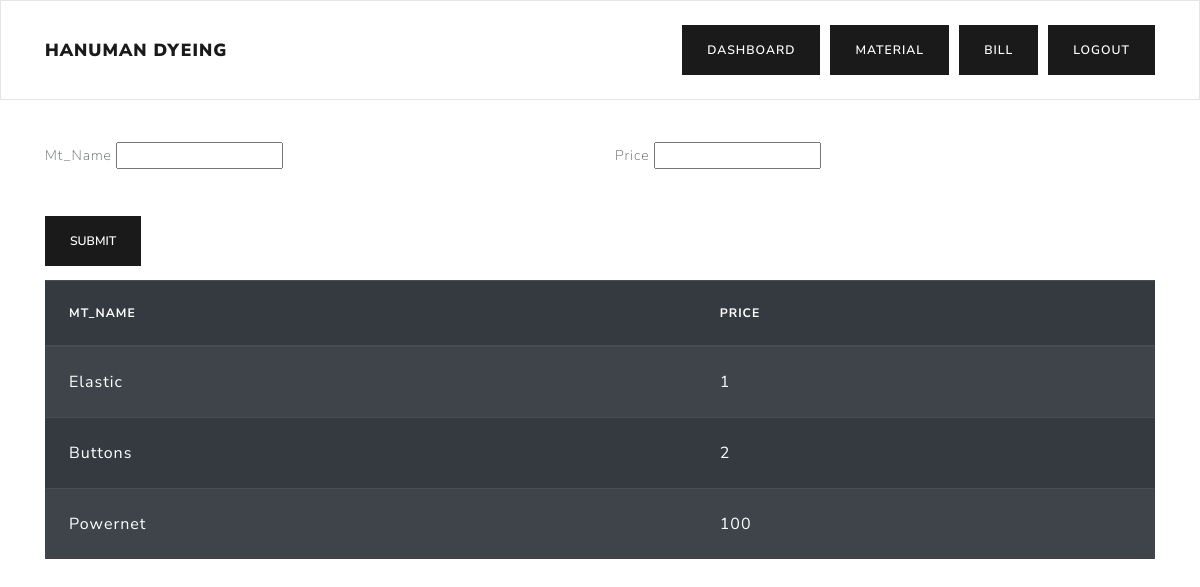
/material/ (signed in), run on the app's committed database.
### billing/models.py (models this page shows, shortened)
class mt_type(models.Model):
    m_type=models.CharField(max_length=1000, null=True, blank=True)
    mt_price=models.IntegerField(null=True, blank=True)

### billing/views.py (the view, shortened to what this page needs)
# urls.py: path('material/',material),
def material(request):
	all_material=mt_type.objects.all()
	return render(request,"material.html",{"all_material":all_material})

### billing/templates/material.html (shortened to what this page needs)
{% extends 'home.html' %} {% block dashboard %}
<div class="container">
    <br><br>
    <form action="/create_list/" method="POST">
        <div class="row">
        	<div class="col-md-6">
                <label>Mt_Name</label>
                 <input type="text" name="m_name">
            </div>
            <div class="col-md-6">
                <label>Price</label>
               <input type="number" name="mt_price">
            </div>
        </div>
        <br>
        <br>
        <button type="submit" class="btn btn-primary">Submit</button>
    </form>
</div>
<div class="container">
	<table class="table table-striped table-dark">
  <thead>
    <tr>
      <th scope="col">Mt_name</th>
      <th scope="col">Price</th>
    </tr>
  </thead>
  <tbody>
  	{% for details in all_material %}
    <tr>
      <td>{{details.m_type}}</td>
      <td>{{details.mt_price}}</td>
    </tr>
    {% endfor%}
  </tbody>
</table>
</div>
{% endblock %}

### billing/templates/home.html (style rules this page uses)
body { font-family: 'Nunito Sans', ; }

### data on the page
mt_type: m_type "Elastic", mt_price "1"
mt_type: m_type "Buttons", mt_price "2"
mt_type: m_type "Powernet", mt_price "100"
